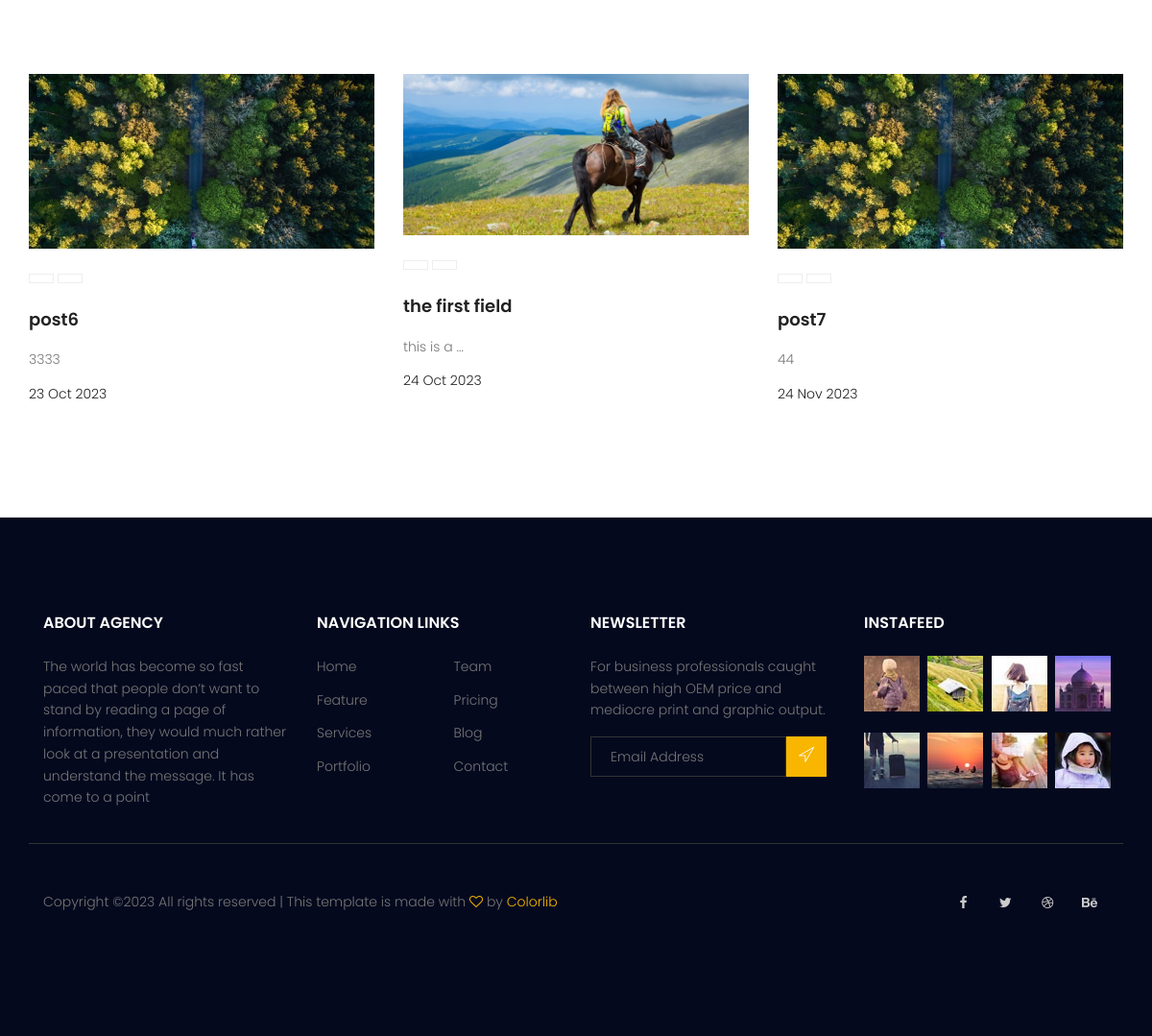
/ (lower part), run on an earlier commit of the app's database.
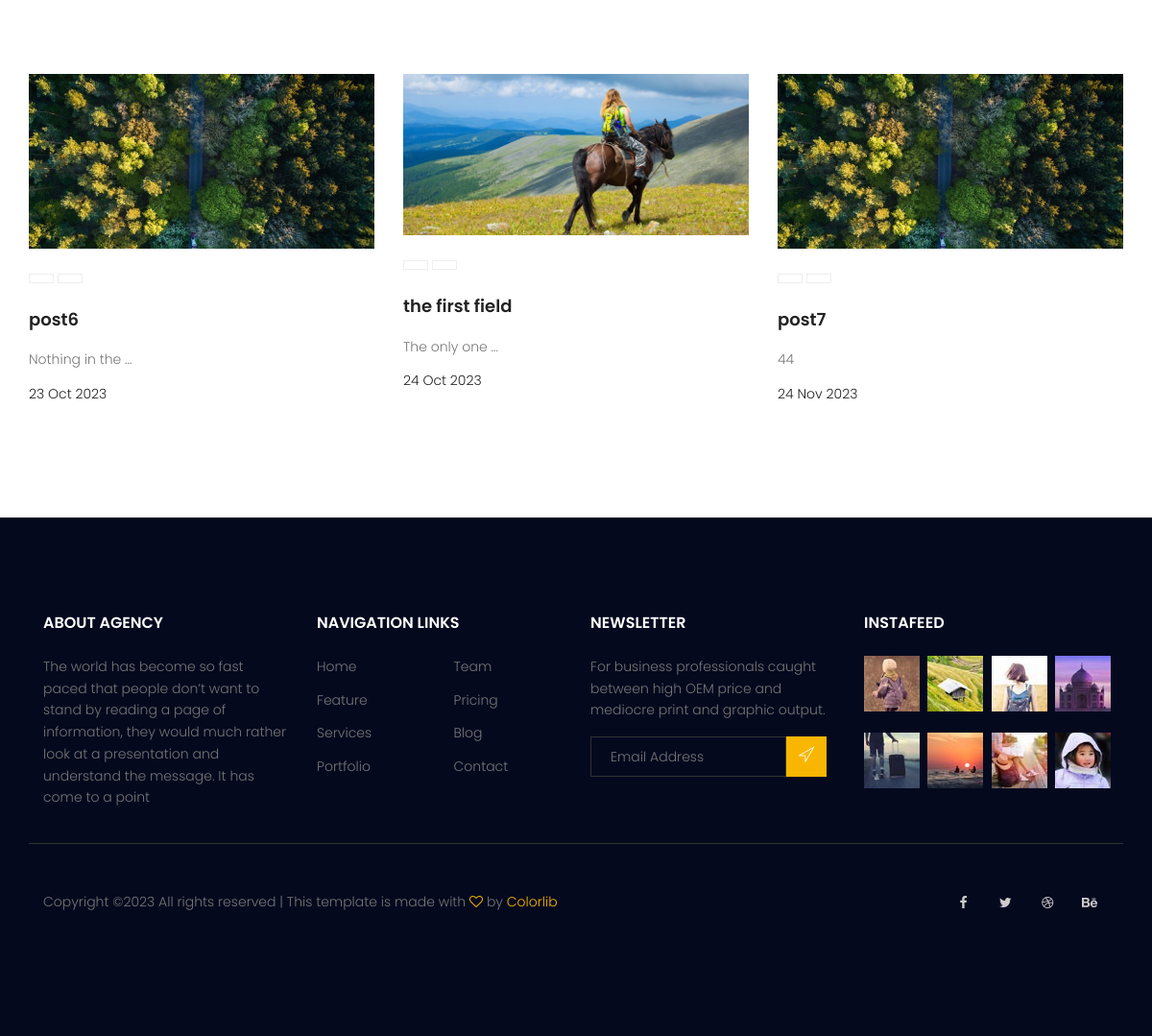
And on a later commit of the database.
### blog/models.py (models this page shows)
class post (models.Model):
    title= models.CharField(max_length=255)
    author=models.ForeignKey(User,on_delete=models.SET_NULL,null=True)
    content= models.TextField()
    image=models.ImageField(upload_to='blog/')
    category=models.ManyToManyField(category)
    counted_views = models.IntegerField(default=0)
    status=models.BooleanField(default=False)
    created_date=models.DateTimeField(auto_now_add=True)
    updated_date=models.DateTimeField(auto_now=True)
    published_date=models.DateTimeField( null=True)

### website/views.py (the view)
# urls.py: path('', blog_view, name='index'),
def index (request):
    posts= post.objects.filter(status=1)
    posts= Paginator(posts,3)
    try:
        page_number=request.GET.get('page')
        posts= posts.get_page(page_number)
    except PageNotAnInteger:
        posts = posts.get_page(1)
    except EmptyPage:
        posts = posts.get_page(1)
    context={'posts':posts  }
    return render (request,'website/index.html',context)

### website/templatetags/website_tags.py (called while the page is built)
@register.inclusion_tag('website/website-post.html')
def latesposts():
    posts=post.objects.filter(status=1).order_by('published_date')
    return { 'posts': posts }

### templates/website/index.html (shortened to what this page needs)
{% extends 'base.html' %}
{%load static%}
{% load website_tags %}
{% block content %}
	{% latesposts %}
{% endblock %}

### templates/website/website-post.html (shortened to what this page needs)
{% load static %}
<section class="recent-blog-area section-gap">
    <div class="container">
    <div class="row d-flex justify-content-center">
    <div class="menu-content pb-60 col-lg-9">
    </div>
    </div>
    <div class="row">
    <div class="active-recent-blog-carusel owl-carousel owl-theme owl-loaded">
    <div class="owl-stage-outer">
    <div class="owl-stage" style="transform: translate3d(-1950px, 0px, 0px); transition: all 0.5s ease 0s; width: 4680px;">
    {% for post in posts %}
    <div class="owl-item cloned" style="width: 360px; margin-right: 30px;"><div class="single-recent-blog-post item">
    <div class="thumb">
    <img class="img-fluid" src="{{ post.image.url }}" alt="">
    </div>
    <div class="details">
    <div class="tags">
    <ul>
    <li>
    </li>
    <li>
    </li>
    </ul>
    </div>
    <a href="{% url 'blog:single' pid=post.id %}"><h4 class="title">{{post.title}}</h4></a>
    <p>   {{post.content|truncatewords:3}}    </p>
    <h6 class="date">{{post.published_date| date:"d M Y"}}</h6>
    </div>
    </div>
    </div>
   {% endfor %}
<div class="owl-controls">
<div class="owl-dots" style=""><div class="owl-dot active"></div>
<div class="owl-dot"></div></div></div>
</section>

What changed in the data, as far as the page shows it:
changed post "post6": content "3333" → "Nothing in the …"
changed post "the first field": content "this is a …" → "The only one …"
